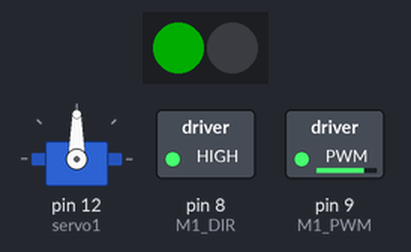
Bench run of a sketch on a simulated Arduino Uno, built with avr-gcc and run on an emulated ATmega328P. Shown: servo, 2 RGB LEDs in strip order, left to right, switched loads named in the sketch (green lamp = pin HIGH). Dashed ring = blinking. Dim RGB values are drawn brighter than linear.

Above: at 0.05 s.
Timing chart, 0 to 3.0 s (numbered marks = the images above):
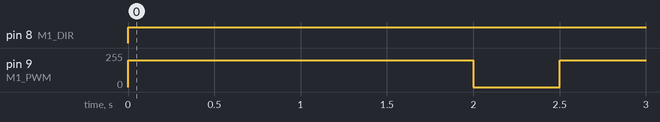

Measured:
- by itself, pin 8 (M1_DIR): LOW → HIGH at 0.00 s
- by itself, pin 9 (M1_PWM): alternates 200/255 for 2.0 s and 0/255 for 0.50 s

The sketch:

cytron_maker_pi_rp2040.ino
```cpp
// snippet: cytron_maker_pi_rp2040
// tags: rp2040, maker-pi, cytron, pico, motor, servo, neopixel, platform, grove
// boards: rp2040
// library: none
// description: Cytron Maker Pi RP2040 starter — motors on GP8/GP9, servo on GP12, NeoPixels on GP18
// prompts: Cytron Maker Pi RP2040, RP2040 robot board, Maker Pi motor servo NeoPixel, Grove RP2040 starter
// exact-include: Servo.h, Adafruit_NeoPixel.h

#include <Servo.h>
#include <Adafruit_NeoPixel.h>

// Motor A: GP8=dir, GP9=PWM (via analogWrite)
const int M1_DIR = 8, M1_PWM = 9;
const int M2_DIR = 10, M2_PWM = 11;

Servo servo1;

Adafruit_NeoPixel pixels(2, 18, NEO_GRB + NEO_KHZ800);

void setup() {
  Serial.begin(115200);
  pinMode(M1_DIR, OUTPUT); pinMode(M1_PWM, OUTPUT);
  servo1.attach(12);
  pixels.begin();
  pixels.setPixelColor(0, pixels.Color(0, 50, 0));  // green
  pixels.show();
}

void loop() {
  // forward
  digitalWrite(M1_DIR, HIGH); analogWrite(M1_PWM, 200);
  servo1.write(90);
  delay(2000);
  // stop
  analogWrite(M1_PWM, 0);
  delay(500);
}
```
